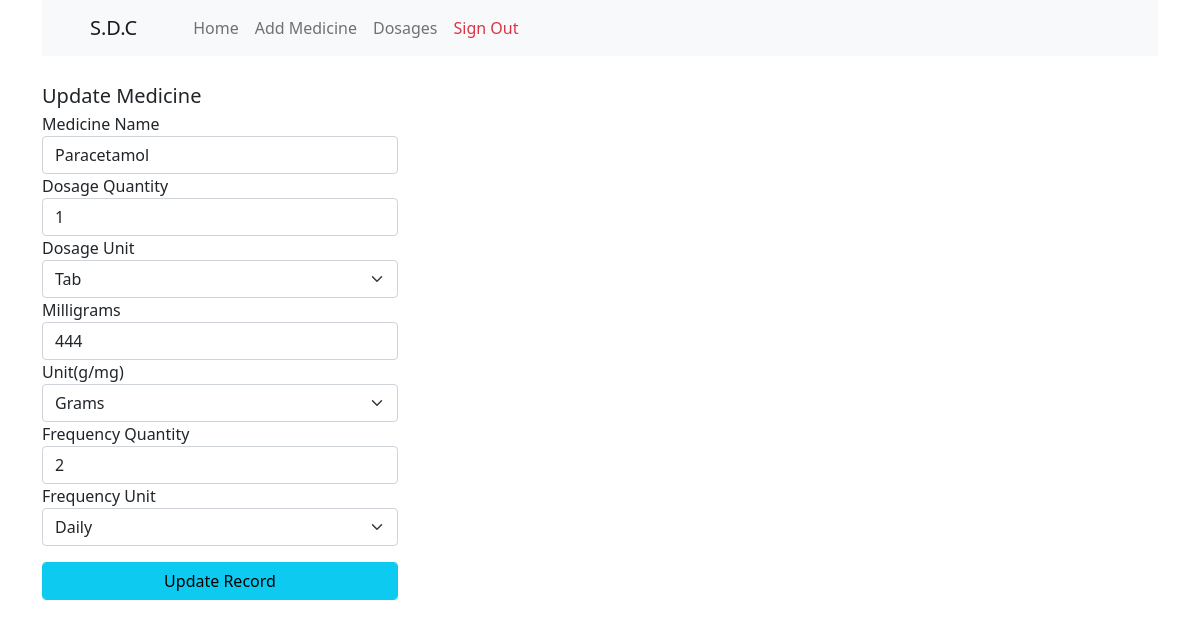
/edit_drug.php?id=1 (signed in), run on the app's committed database.
### tables this page shows
CREATE TABLE `medicine` (
  `ID` int(11) NOT NULL,
  `medicine_name` varchar(100) NOT NULL,
  `dosage_quantity` int(11) NOT NULL,
  `dosage_unit` varchar(10) NOT NULL,
  `milligram_quantity` int(11) NOT NULL,
  `milligram_unit` varchar(10) NOT NULL,
  `frequency_quantity` int(11) NOT NULL,
  `frequency_unit` varchar(25) NOT NULL,
  `user_ID` int(11) NOT NULL,
  `date_added` datetime NOT NULL DEFAULT CURRENT_TIMESTAMP
);

### edit_drug.php (the view, shortened to what this page needs)
<?php
include "connection.php";
include "functions.php";
if (!isset($_SESSION['loggedIn'])) {
    header("location: login.php");
} else {
    if (isset($_GET["id"])) {
        $medicine_id = intval($_GET['id']);
        $query = "SELECT * FROM medicine WHERE ID = ? LIMIT 1";
        $stmt = $con->prepare($query);
        $stmt->bind_param('i', $medicine_id);
        if ($stmt->execute()) {
            $result = $stmt->get_result();
            $row = $result->fetch_assoc();
        }
    }
}
?>
<div class="container">
    <div class="row mt-4">
        <div class="col-md-4">
            <h5 class="my-1">Update Medicine</h5>
            <?php
if (!empty($row)) {
    echo '
                    <form action="" method="post">
                    <div class="form-group">
                        <label for="">Medicine Name</label>
                        <input type="text" name="medicine_name" id="medicine_name" placeholder="Medicine Name" required class="form-control" value="' . $row["medicine_name"] . '">
                    </div>
                    <div class="form-group">
                        <label for="">Dosage Quantity</label>
                        <input type="number" name="dosage_quantity" id="dosage_quantity" required class="form-control" min="1" max="300" value="' . $row["dosage_quantity"] . '">
                    </div>
                    <div class="form-group">
                        <label for="">Dosage Unit</label>
                        <select name="dosage_unit" id="dosage_unit" class="form-select" required>
                            <option value="' . $row["dosage_unit"] . '" selected>' . $row["dosage_unit"] . '</option>
                        </select>
                    </div>
                    <div class="form-group">
                        <label for="">Milligrams</label>
                        <input type="text" name="milligram_quantity" id="milligram" placeholder="Milligram" required class="form-control" value="' . $row["milligram_quantity"] . '">
                    </div>
                    <div class="form-group">
                        <label for="">Unit(g/mg)</label>
                        <select name="milligram_unit" id="unit" class="form-select" required>
                            <option value="' . $row["milligram_unit"] . '" selected>' . $row["milligram_unit"] . '</option>
                        </select>
                    </div>
                    <div class="form-group">
                        <label for="">Frequency Quantity</label>
                        <input type="number" name="frequency_quantity" id="frequency_quantity" placeholder="Frequency Quantity" required class="form-control" min="1" max="300" value="' . $row["frequency_quantity"] . '">
                    </div>
                    <div class="form-group">
                        <label for="">Frequency Unit</label>
                        <select name="frequency_unit" id="frequency_unit" class="form-select">
                            <option value="' . $row["frequency_unit"] . '" selected>' . $row["frequency_unit"] . '</option>
                        </select>
                    </div>
                    <input type="submit" name="updateMedicine" value="Update Record" class="form-control btn btn-info btn-block my-3">
                </form>';
}
?>
        </div>
    </div>
</div>

### css/main.css (style rules this page uses)
* { padding: 0px; margin: 0px; box-sizing: border-box; text-decoration: none; list-style-type: none; }

### data on the page
medicine: medicine_name "Paracetamol", dosage_quantity "1", dosage_unit "Tab", milligram_quantity "444", milligram_unit "Grams", frequency_quantity "2", frequency_unit "Daily"
